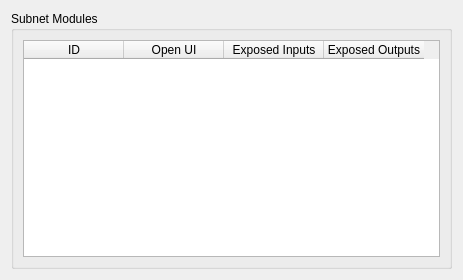
<?xml version="1.0" encoding="UTF-8"?>
<ui version="4.0">
 <class>Subnet</class>
 <widget class="QDialog" name="Subnet">
  <property name="geometry">
   <rect>
    <x>0</x>
    <y>0</y>
    <width>463</width>
    <height>280</height>
   </rect>
  </property>
  <property name="minimumSize">
   <size>
    <width>463</width>
    <height>280</height>
   </size>
  </property>
  <property name="windowTitle">
   <string>Dialog</string>
  </property>
  <layout class="QHBoxLayout" name="horizontalLayout">
   <item>
    <widget class="QGroupBox" name="groupBox">
     <property name="title">
      <string>Subnet Modules</string>
     </property>
     <layout class="QGridLayout" name="gridLayout">
      <item row="0" column="0">
       <widget class="QTableWidget" name="moduleTableWidget_">
        <column>
         <property name="text">
          <string>ID</string>
         </property>
        </column>
        <column>
         <property name="text">
          <string>Open UI</string>
         </property>
        </column>
        <column>
         <property name="text">
          <string>Exposed Inputs</string>
         </property>
        </column>
        <column>
         <property name="text">
          <string>Exposed Outputs</string>
         </property>
        </column>
       </widget>
      </item>
     </layout>
    </widget>
   </item>
  </layout>
 </widget>
 <resources/>
 <connections/>
</ui>
